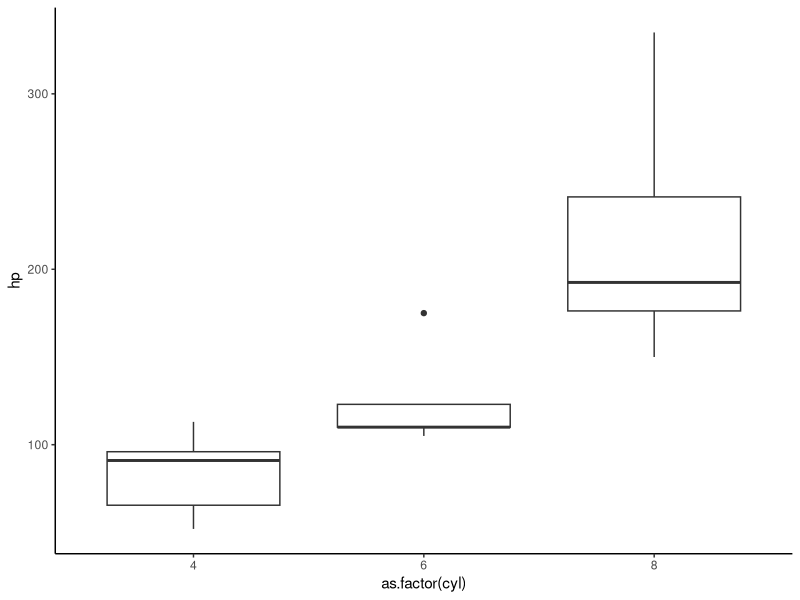
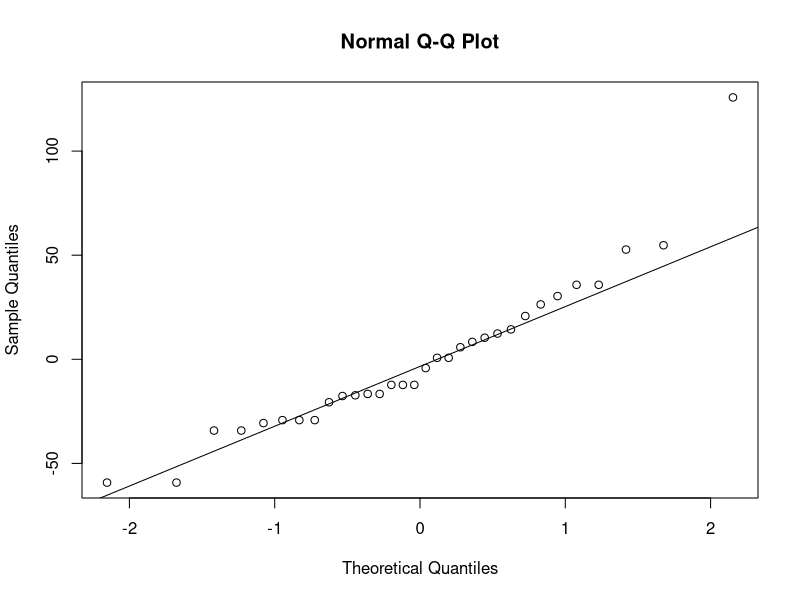
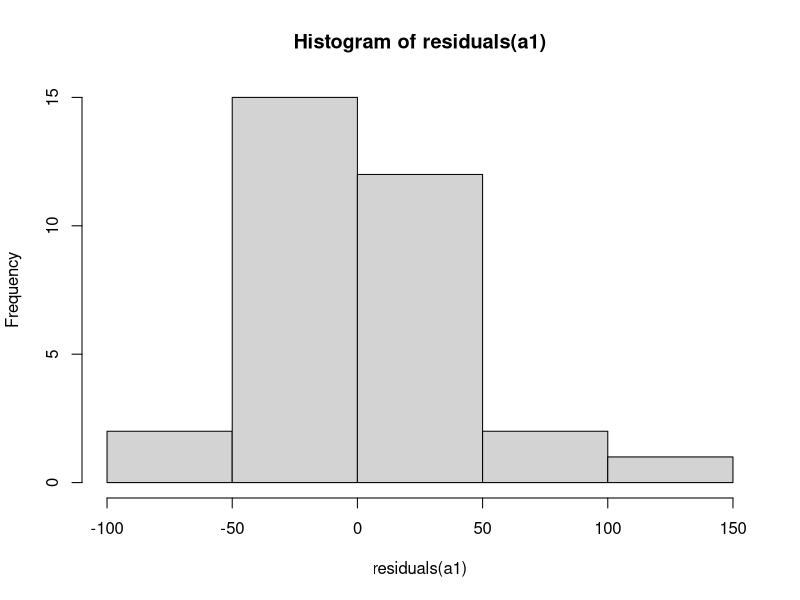
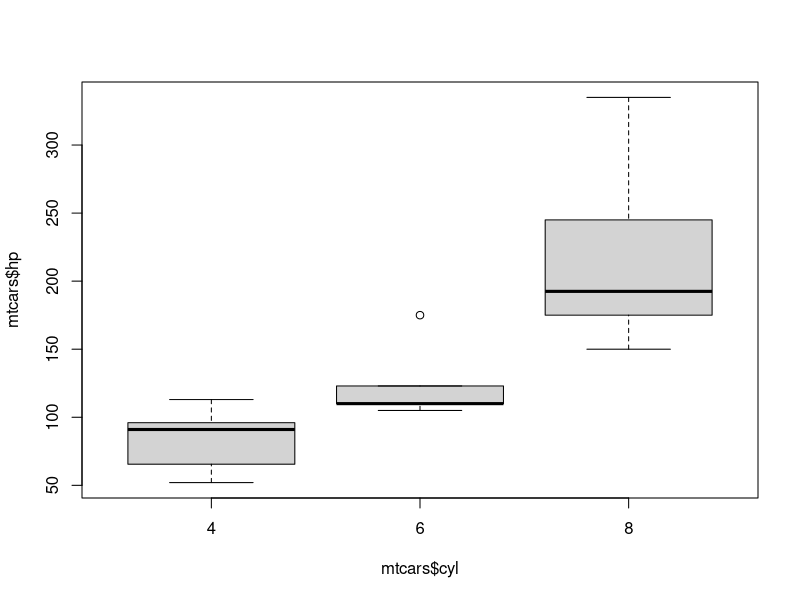
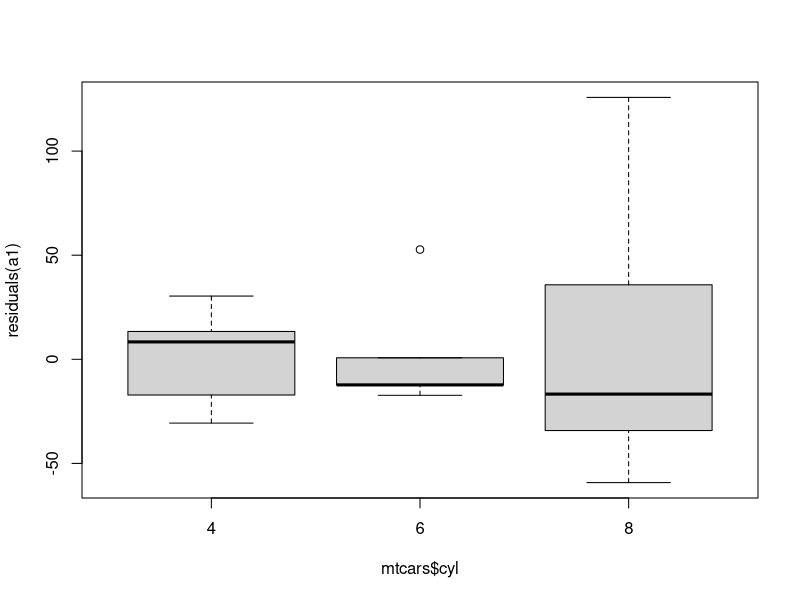
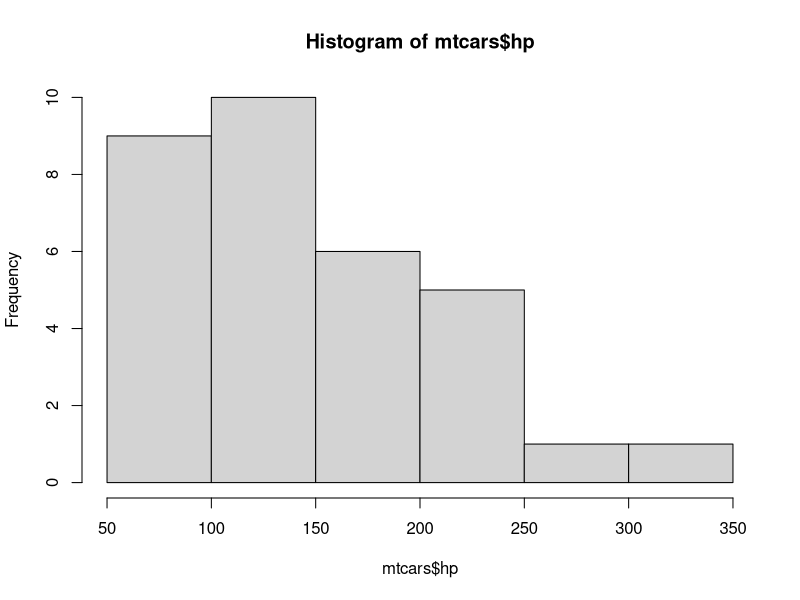
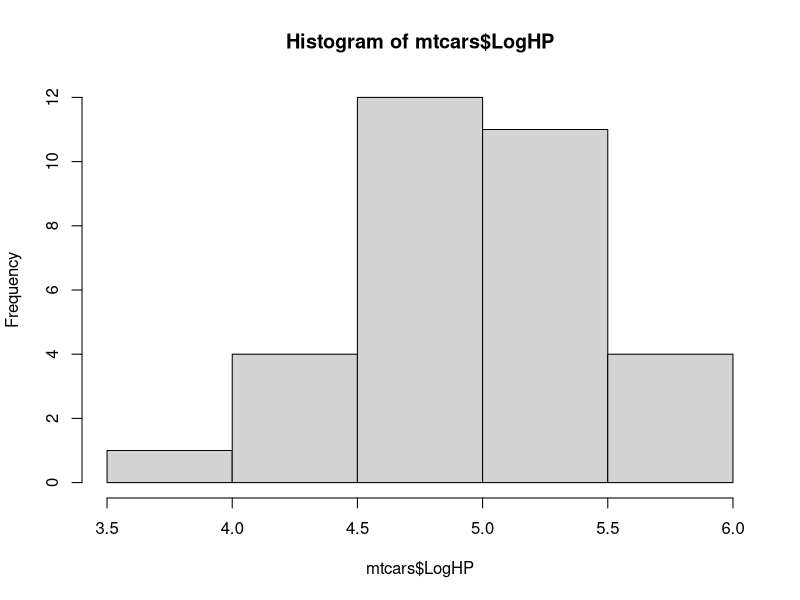
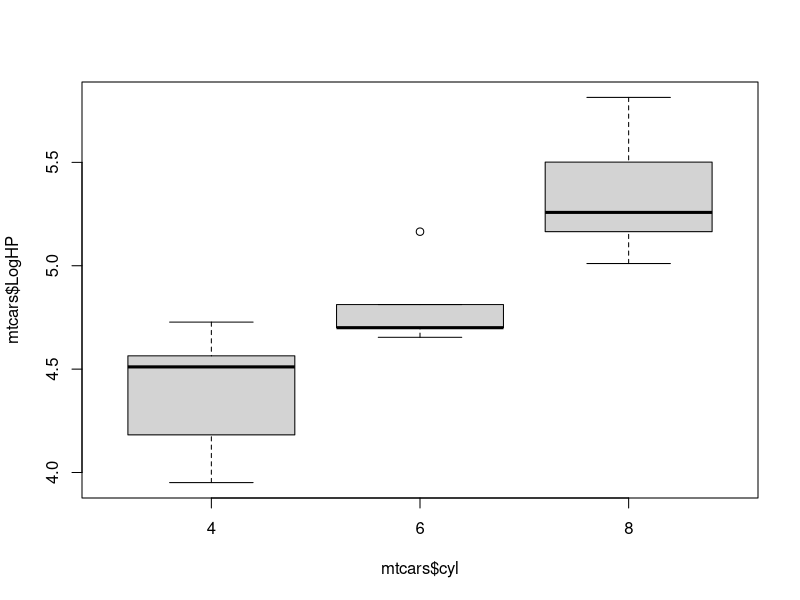

The R script that drew these images, in order:
## ---- chunk 1
data(mtcars)
## ---- chunk 2
library(ggplot2)
ggplot(data = mtcars,mapping = aes(x=as.factor(cyl),y=hp)) + geom_boxplot() + theme_classic()
## ---- chunk 3
grand.mean <- mean(mtcars$hp)
grand.mean
## ---- chunk 4
group.means <- tapply(mtcars$hp,mtcars$cyl,mean)
group.means
## ---- chunk 5
mtcars$group.means <- group.means[match(mtcars$cyl,names(group.means))]
head(mtcars)
## ---- chunk 6
mtcars$SquDevTotal <- (mtcars$hp - grand.mean)^2
sst <- sum(mtcars$SquDevTotal)
sst
## ---- chunk 7
mtcars$SquDevBetween <- (mtcars$group.means - grand.mean)^2
ssb <- sum(mtcars$SquDevBetween)
ssb
## ---- chunk 8
mtcars$SquDevWithin <- (mtcars$hp - mtcars$group.means)^2
ssw <- sum(mtcars$SquDevWithin)
ssw
## ---- chunk 9
N = nrow(mtcars)
K = length(unique(mtcars$cyl))
df.total <- N - 1
df.between <- K - 1
df.within <- N - K
df.total
df.between
df.within
## ---- chunk 10
sst == ssb + ssw
df.total == df.between + df.within
## ---- chunk 11
msb <- ssb/df.between
msw <- ssw/df.within
msb
msw
## ---- chunk 12
f <- msb/msw
f
## ---- chunk 13
P <- pf(q = f,df1 = df.between,df2 = df.within,lower.tail = FALSE)
P
## ---- chunk 14
mtcars$cyl <- factor(mtcars$cyl)
## ---- chunk 15
a1 <- aov(mtcars$hp~mtcars$cyl)
summary(a1)
## ---- chunk 16
a1$coefficients
## ---- chunk 17
# The qqnorm function creates the basic Q-Q plot, while the Q-Q line adds the diagonal line
# along which we expect points to full if there is a normal distribution of residuals
qqnorm(residuals(a1))
qqline(residuals(a1))
hist(residuals(a1))
## ---- chunk 18
boxplot(mtcars$hp~mtcars$cyl)
## ---- chunk 19
boxplot(residuals(a1)~mtcars$cyl)
## ---- chunk 20
hist(mtcars$hp)
## ---- chunk 21
mtcars$LogHP <- log(mtcars$hp)
hist(mtcars$LogHP)
## ---- chunk 22
boxplot(mtcars$LogHP~mtcars$cyl)
## ---- chunk 23
a2 <- aov(mtcars$LogHP~mtcars$cyl)
summary(a2)
## ---- chunk 24
qqnorm(residuals(a2)); qqline(residuals(a2))
hist(residuals(a2))
boxplot(residuals(a2)~mtcars$cyl)
